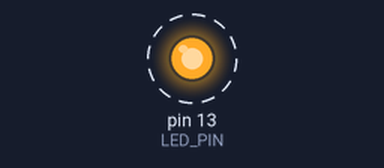
This sketch was run on a simulated Arduino Uno, built with avr-gcc and run on an emulated ATmega328P. Shown: output pins drawn as LEDs (lit = HIGH). Dashed ring = blinking.

Above: at 0.1 s.
Timing chart, 0 to 3.0 s (numbered marks = the images above):
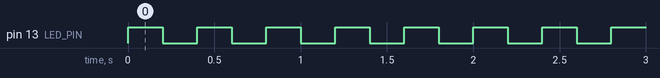

The sketch:

lab1_example.ino
```cpp
#define LED_PIN 13

//defined macro directly to portb 5 register
#define PORTB5 0x20

//data direction register for port B
#define myDDRB (*(volatile uint8_t*) 0x24)

//data register for port B
#define myPORTB (*(volatile uint8_t*) 0x25)

//#define "a macro"

void setup() {
  // put your setup code here, to run once:
  //pinMode(LED_PIN, OUTPUT);
  myDDRB |= PORTB5;

}

void loop() {
  // put your main code here, to run repeatedly:
  //digitalWrite(LED_PIN, HIGH);
  myPORTB |= PORTB5;
  delay(200);
  //digitalWrite(LED_PIN, LOW);
  myPORTB &= ~PORTB5;
  delay(200);

}
```

Measured:
- by itself, pin 13 (LED_PIN): alternates HIGH for 0.20 s and LOW for 0.20 s
